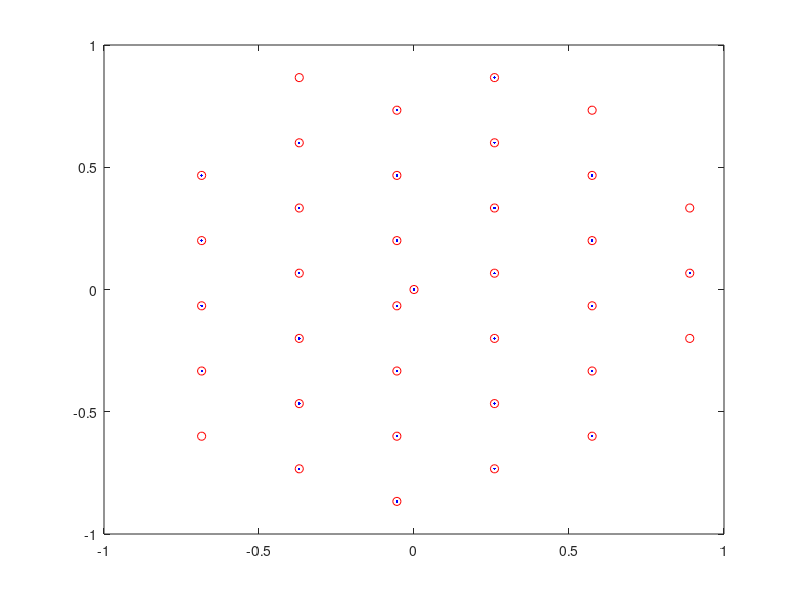

The MATLAB source for this figure: (Note: this script raises an error after producing the figure.)
d = 2
global debug;
debug = 1; 
if 0
    p = haltonset(d,'Skip',1e3,'Leap',1e2);
    % Halton nodes
    nodes = [zeros(1,d); net(p,400) * 2 - 1];
    %nodes = net(p,100) * 2 - 1;
else 
    if 1
        m = 7;
        [X Y] = meshgrid(0:1:m);
        % Generate hexagonal grid
        % Tip from http://matlabdatamining.blogspot.com/2008/04/generating-hexagonal-grids-for-fun-and.html
        n = size(X,1)
        Rad3Over2 = sqrt(3) / 2;
        X = Rad3Over2 * X;
        Y = Y + repmat([0 0.5],[n,n/2]);
        
        % Scale nodes back to [-1,1]
        X = (X - ((n-2.5)/2)) / ((m-1.5)/2.);
        Y = (Y - ((n-0.5)/2)) / ((m+0.5)/2.);
   
        if 1
            figure
            % Plot the hexagonal mesh, including cell borders
            [XV YV] = voronoi(X(:),Y(:));
            plot(XV,YV,'b-');
            hold on;
            plot(X(:),Y(:),'r.');
            hold off;
            
            axis equal, axis([-2 2 -2 2]), zoom on
            pause
        end
       
    else 
        [X Y] = meshgrid(linspace(-1,1,20), linspace(-1,1,20));
    end
    
    % Regular grid (TODO: fix bases)
    nodes = [zeros(1,d); X(:), Y(:)];
    
end

% Cut out nodes outside of unit disk
dis = zeros(size(nodes,1),1);
for i = 1:size(nodes,1)
    dis(i) = sqrt(nodes(i,:) * nodes(i,:)');
end
nodes = nodes( dis <= 1, : );

stencil = knnsearch(nodes,nodes(1,:),'k',31);

figure(1)
plot(nodes(:,1), nodes(:,2), 'ro');
pause;
hold on;
plot(nodes(stencil,1), nodes(stencil,2), 'b.');
hold off;
pause

figure(2)
[A_GA, B_GA] = RBF_GA_weights(nodes, stencil, d, 0.01);

% TODO: find out why bases 4 and 5 do not match Fornberg paper
% TODO: build RHS 
[A_GA(4,:); A_GA(5,:)]'